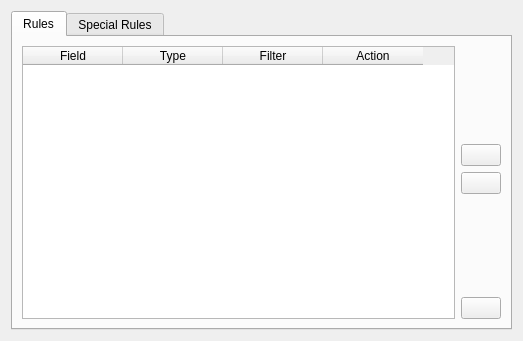
<?xml version="1.0" encoding="UTF-8"?>
<ui version="4.0">
 <class>FilteringPrefsBase</class>
 <widget class="QWidget" name="FilteringPrefsBase">
  <property name="geometry">
   <rect>
    <x>0</x>
    <y>0</y>
    <width>523</width>
    <height>341</height>
   </rect>
  </property>
  <layout class="QHBoxLayout" name="horizontalLayout">
   <item>
    <widget class="KTabWidget" name="ktabwidget">
     <property name="currentIndex">
      <number>0</number>
     </property>
     <widget class="QWidget" name="tab">
      <attribute name="title">
       <string>Rules</string>
      </attribute>
      <layout class="QHBoxLayout" name="horizontalLayout_2">
       <item>
        <widget class="QTableWidget" name="filters">
         <property name="editTriggers">
          <set>QAbstractItemView::NoEditTriggers</set>
         </property>
         <property name="alternatingRowColors">
          <bool>true</bool>
         </property>
         <property name="selectionMode">
          <enum>QAbstractItemView::SingleSelection</enum>
         </property>
         <property name="selectionBehavior">
          <enum>QAbstractItemView::SelectRows</enum>
         </property>
         <column>
          <property name="text">
           <string>Field</string>
          </property>
         </column>
         <column>
          <property name="text">
           <string>Type</string>
          </property>
         </column>
         <column>
          <property name="text">
           <string>Filter</string>
          </property>
         </column>
         <column>
          <property name="text">
           <string>Action</string>
          </property>
         </column>
        </widget>
       </item>
       <item>
        <layout class="QVBoxLayout" name="verticalLayout">
         <item>
          <spacer name="verticalSpacer">
           <property name="orientation">
            <enum>Qt::Vertical</enum>
           </property>
           <property name="sizeHint" stdset="0">
            <size>
             <width>20</width>
             <height>40</height>
            </size>
           </property>
          </spacer>
         </item>
         <item>
          <widget class="KPushButton" name="btnAdd">
           <property name="toolTip">
            <string>Add</string>
           </property>
          </widget>
         </item>
         <item>
          <widget class="KPushButton" name="btnEdit">
           <property name="toolTip">
            <string>Modify</string>
           </property>
          </widget>
         </item>
         <item>
          <spacer name="verticalSpacer_2">
           <property name="orientation">
            <enum>Qt::Vertical</enum>
           </property>
           <property name="sizeHint" stdset="0">
            <size>
             <width>20</width>
             <height>40</height>
            </size>
           </property>
          </spacer>
         </item>
         <item>
          <widget class="KPushButton" name="btnRemove">
           <property name="toolTip">
            <string>Remove</string>
           </property>
          </widget>
         </item>
        </layout>
       </item>
      </layout>
     </widget>
     <widget class="QWidget" name="tabSpecial">
      <attribute name="title">
       <string>Special Rules</string>
      </attribute>
      <layout class="QVBoxLayout" name="verticalLayout_2">
       <item>
        <widget class="QCheckBox" name="cfg_hideRepliesNotRelatedToMe">
         <property name="toolTip">
          <string>You'll see just replies came to you, or mentions you.</string>
         </property>
         <property name="text">
          <string>Just show replies to me.</string>
         </property>
        </widget>
       </item>
       <item>
        <widget class="QCheckBox" name="cfg_hideNoneFriendsReplies">
         <property name="toolTip">
          <string>You'll see just replies between your friends.</string>
         </property>
         <property name="text">
          <string>Just show replies to me and my friends.</string>
         </property>
        </widget>
       </item>
       <item>
        <spacer name="verticalSpacer_3">
         <property name="orientation">
          <enum>Qt::Vertical</enum>
         </property>
         <property name="sizeHint" stdset="0">
          <size>
           <width>20</width>
           <height>40</height>
          </size>
         </property>
        </spacer>
       </item>
      </layout>
     </widget>
    </widget>
   </item>
  </layout>
 </widget>
 <customwidgets>
  <customwidget>
   <class>KPushButton</class>
   <extends>QPushButton</extends>
   <header>kpushbutton.h</header>
  </customwidget>
  <customwidget>
   <class>KTabWidget</class>
   <extends>QTabWidget</extends>
   <header>ktabwidget.h</header>
   <container>1</container>
  </customwidget>
 </customwidgets>
 <resources/>
 <connections/>
</ui>
